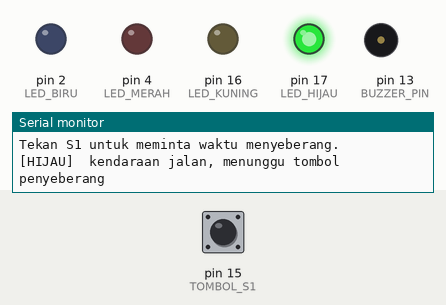
Simulated run of this sketch. Board: Arduino Uno, built with avr-gcc and run on an emulated ATmega328P. Shown: output pins drawn as LEDs (lit = HIGH), buzzer (waves = sounding, pin HIGH), the last lines printed to the serial monitor. The test bench sets the inputs (shaded band); at power-on: pin 15 (TOMBOL_S1) LOW.

Above: at 1.2 s.
1.3 s: pin 15 (TOMBOL_S1) pulled HIGH for 0.15 s
4.4 s: pin 15 (TOMBOL_S1) pulsed HIGH 5 times (0.12 s each, 0.3 s apart)
At 5.4 s:
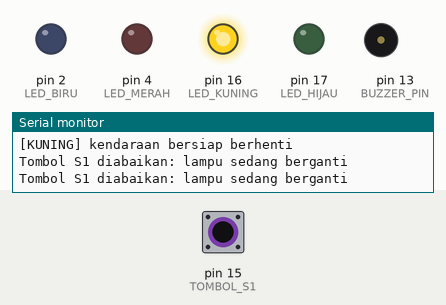
8.9 s: pin 15 (TOMBOL_S1) pulled HIGH for 1 s
At 9.26 s:
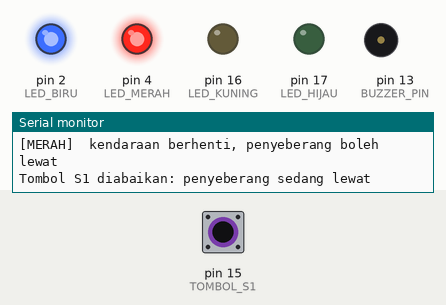
Timing chart, 0 to 14.5 s (numbered marks = the images above; inputs shaded):
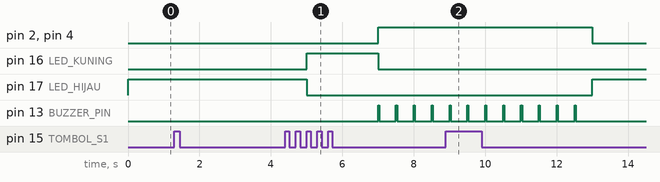

The sketch:

p2_lampu_penyeberangan.ino
```cpp
/*
 * BAB 17 - Program 2: Lampu Penyeberangan
 * Lampu kendaraan tetap HIJAU sampai tombol penyeberang (S1) ditekan.
 * Setelah hijau menyala minimal 5 detik: KUNING (2 detik) → MERAH (6 detik,
 * penyeberang lewat: LED biru menyala, buzzer berbunyi "tik-tik") → HIJAU.
 *
 * Rangkaian:
 *   LED1 (merah)                → IO4
 *   LED4 (kuning)               → IO16
 *   LED2 (hijau)                → IO17
 *   LED3 (biru)                 → IO2   (lampu penyeberang)
 *   BUZZ                        → IO13
 *   Tombol S1 (pin kuning ke-3) → IO15  (tombol penyeberang)
 */

#define LED_MERAH  4
#define LED_KUNING 16
#define LED_HIJAU  17
#define LED_BIRU   2
#define BUZZER_PIN 13
#define TOMBOL_S1  15

enum StatePenyeberangan {
  HIJAU,   // kendaraan jalan, menunggu tombol penyeberang
  KUNING,  // kendaraan bersiap berhenti
  MERAH    // kendaraan berhenti, penyeberang lewat
};

const unsigned long HIJAU_MINIMUM = 5000;  // hijau menyala paling sedikit 5 detik
const unsigned long LAMA_KUNING   = 2000;
const unsigned long LAMA_MERAH    = 6000;

StatePenyeberangan state = HIJAU;
unsigned long waktuMasukState = 0;
bool adaPermintaan = false;  // true = sudah ada penyeberang yang menekan tombol

// Debounce tombol S1 (sama seperti di BAB 9 dan BAB 16)
const unsigned long WAKTU_DEBOUNCE = 50;
int bacaanSebelumnya = LOW;
int statusStabil = LOW;
unsigned long waktuBerubah = 0;

// Mengembalikan true hanya sekali setiap S1 baru ditekan (sudah di-debounce)
bool s1BaruDitekan() {
  int bacaan = digitalRead(TOMBOL_S1);
  if (bacaan != bacaanSebelumnya) {
    waktuBerubah = millis();
    bacaanSebelumnya = bacaan;
  }
  if ((millis() - waktuBerubah) > WAKTU_DEBOUNCE && bacaan != statusStabil) {
    statusStabil = bacaan;
    return statusStabil == HIGH;  // true hanya pada tepi naik (LOW → HIGH)
  }
  return false;
}

void aturLampu(bool merah, bool kuning, bool hijau, bool biru) {
  digitalWrite(LED_MERAH, merah ? HIGH : LOW);
  digitalWrite(LED_KUNING, kuning ? HIGH : LOW);
  digitalWrite(LED_HIJAU, hijau ? HIGH : LOW);
  digitalWrite(LED_BIRU, biru ? HIGH : LOW);
}

// Pindah ke state baru, lalu jalankan aksi masuknya (SEKALI)
void pindahState(StatePenyeberangan stateBaru) {
  state = stateBaru;
  waktuMasukState = millis();
  digitalWrite(BUZZER_PIN, LOW);  // buzzer selalu diam saat state berganti

  switch (state) {
    case HIJAU:
      aturLampu(false, false, true, false);
      adaPermintaan = false;      // permintaan sebelumnya sudah dilayani
      Serial.println("[HIJAU]  kendaraan jalan, menunggu tombol penyeberang");
      break;
    case KUNING:
      aturLampu(false, true, false, false);
      Serial.println("[KUNING] kendaraan bersiap berhenti");
      break;
    case MERAH:
      aturLampu(true, false, false, true);  // merah untuk kendaraan, biru untuk penyeberang
      Serial.println("[MERAH]  kendaraan berhenti, penyeberang boleh lewat");
      break;
  }
}

void setup() {
  Serial.begin(115200);
  pinMode(LED_MERAH, OUTPUT);
  pinMode(LED_KUNING, OUTPUT);
  pinMode(LED_HIJAU, OUTPUT);
  pinMode(LED_BIRU, OUTPUT);
  pinMode(BUZZER_PIN, OUTPUT);
  pinMode(TOMBOL_S1, INPUT);

  Serial.println("BAB 17 - Program 2: Lampu Penyeberangan");
  Serial.println("Tekan S1 untuk meminta waktu menyeberang.");
  pindahState(HIJAU);
}

void loop() {
  // Baca event SEKALI di awal putaran, lalu setiap state memutuskan sendiri
  bool tombolDitekan = s1BaruDitekan();
  unsigned long lamaDiState = millis() - waktuMasukState;

  switch (state) {
    case HIJAU:
      // Event tombol: catat permintaan, tetapi belum pindah state
      if (tombolDitekan && !adaPermintaan) {
        adaPermintaan = true;
        Serial.println("Tombol S1 ditekan: permintaan menyeberang dicatat");
      }
      // Guard: pindah hanya kalau ada permintaan DAN hijau sudah cukup lama
      if (adaPermintaan && lamaDiState >= HIJAU_MINIMUM) {
        pindahState(KUNING);
      }
      break;

    case KUNING:
      if (tombolDitekan) {
        Serial.println("Tombol S1 diabaikan: lampu sedang berganti");
      }
      if (lamaDiState >= LAMA_KUNING) {
        pindahState(MERAH);
      }
      break;

    case MERAH:
      // Aksi selama di state: buzzer berbunyi "tik" 30 ms setiap 500 ms
      digitalWrite(BUZZER_PIN, (lamaDiState % 500) < 30 ? HIGH : LOW);
      if (tombolDitekan) {
        Serial.println("Tombol S1 diabaikan: penyeberang sedang lewat");
      }
      if (lamaDiState >= LAMA_MERAH) {
        pindahState(HIJAU);
      }
      break;
  }
}
```

Measured:
- by itself, pin 13 (BUZZER_PIN): alternates HIGH for 0.03 s and LOW for 0.47 s, 16 changes in all, then stays LOW
